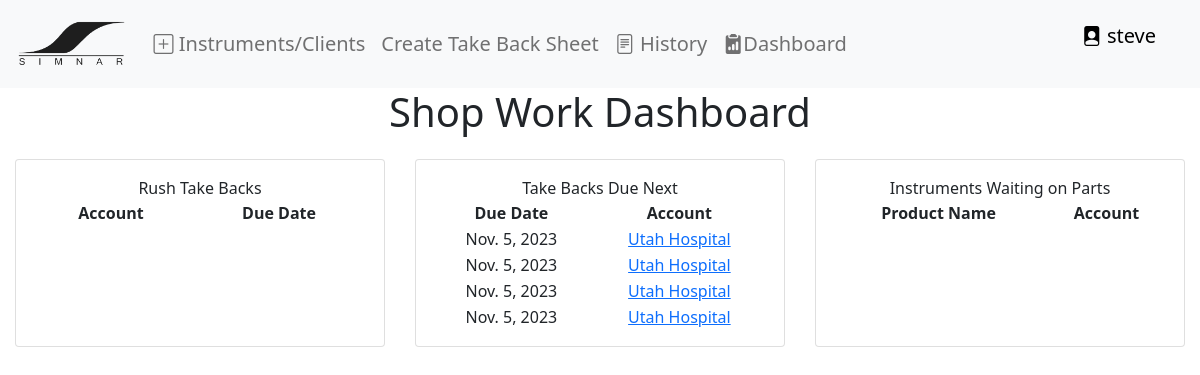
The page /shopWorkDashboard/ (signed in) on the database as committed earlier.
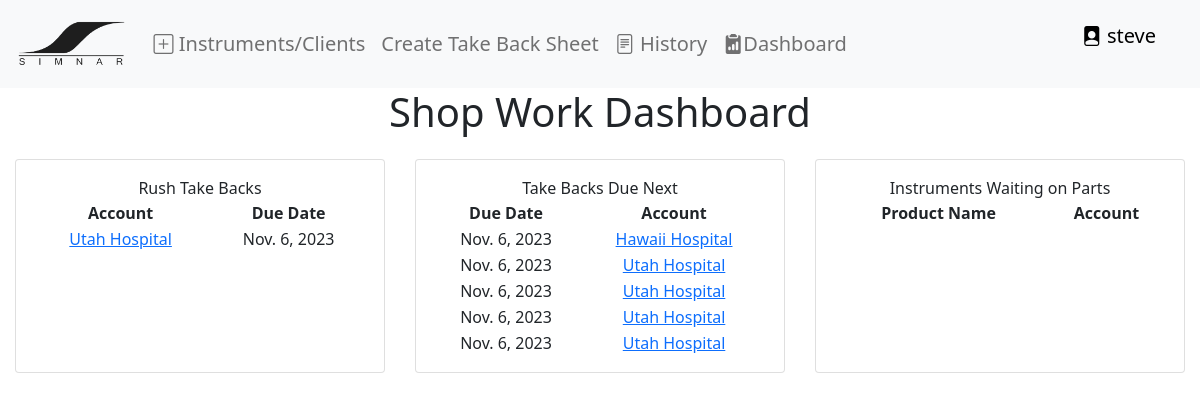
The same page on the database as committed later.
### invoice/models.py (models this page shows, shortened)
class WorkOrders(models.Model):
    STATUS_CHOICES = [
        ('Waiting_on_Assignment', 'Waiting on Assignment'),
        ('Being_Worked_On', 'Being Worked On'),
        ('Ready', 'Ready'),
        ('Delivered', 'Delivered'),
        ('Rush', 'Rush'),
    ]
    workOrder_num = models.AutoField(primary_key=True)
    client = models.ForeignKey(Client, on_delete=models.CASCADE)
    workOrder_date = models.DateField()
    items = models.ManyToManyField(Product, through='WorkorderItem', blank=True)
    status = models.CharField(max_length=25, choices=STATUS_CHOICES, default="Waiting_on_Assignment")
    created_at = models.DateTimeField(auto_now_add=True)
    is_rush = models.BooleanField(default=False)
    return_by = models.DateField(null=True, default=None)
    quote_required = models.BooleanField(default=False)
    specialInstructions = models.CharField(max_length=250, default="", null=True, blank=True)
    created_by = models.CharField(max_length=100, blank=True, null=True)
    color = models.CharField(max_length=100, blank=True, null=True)
    account_contact = models.ForeignKey(ClientContact, on_delete=models.CASCADE, null=True, blank=True)

class Client(models.Model):
    name = models.CharField(max_length=100)
    email = models.EmailField()
    phone = models.CharField(max_length=20)
    address = models.TextField()
    tax = models.FloatField(max_length=10, default= 0.0)
    created_by = models.CharField(max_length=100, blank=True, null=True)
    tax = models.FloatField(default=0.0)
    def __str__(self):
        return self.name

### trackingCard/views.py (the view)
# urls.py: path('shopWorkDashboard/', trackingCardViews.shopWorkDashboard, name='shopWorkDashboard'),
@login_required(login_url='invoice:loginPage')
def shopWorkDashboard(request):
    latest_workOrders = WorkOrders.objects.order_by('-created_at')[:5]
    rush_workOrders = WorkOrders.objects.filter(status='Rush')
    instruments_waiting_on_parts = WorkOrderItem.objects.filter(status="Parts_On_Order")
    context = {
        'latest_workOrders': latest_workOrders,
        'instruments_waiting_on_parts': instruments_waiting_on_parts,
        'rush_workOrders': rush_workOrders
    }
    return render(request, 'tracking/shopWorkDashboard.html', context)

### trackingCard/templates/tracking/shopWorkDashboard.html (shortened to what this page needs)
{% extends "base/base.html" %}
{% block content %}
<h1 style="text-align: center;">Shop Work Dashboard</h1>
<div class="row" style="text-align: center;">
    <div class="col-2 card card-body" style="margin: 15px;">
        <div>Rush Take Backs</div>
        <table>
            <thead>
                <tr>
                    <th>Account</th>
                    <th>Due Date</th>
                </tr>
            </thead>
            <tbody>
                {% for r in rush_workOrders %}
                    <tr>
                        <td><a href="{% url 'invoice:workOrderView' r.workOrder_num %}">{{ r.client }}</a></td>
                        <td>{{ r.return_by }}</td>
                    </tr>
                {% endfor %}
            </tbody>
        </table>
    </div>
    <div class="col-2 card card-body" style="margin: 15px;">
        <div>Take Backs Due Next</div>
        <table>
            <thead>
                <tr>
                    <th>Due Date</th>
                    <th>Account</th>
                </tr>
            </thead>
            <tbody>
                {% for workOrder in latest_workOrders %}
                    <tr>
                        <td>{{ workOrder.return_by }}</td>
                        <td><a href="{% url 'invoice:workOrderView' workOrder.workOrder_num %}">{{ workOrder.client }} </a></td>
                    </tr>
                {% endfor %}
            </tbody>
        </table>
    </div>
    <div class="col-2 card card-body" style="margin: 15px;">
        <div>Instruments Waiting on Parts</div>
        <table>
            <thead>
                <tr>
                    <th>Product Name</th>
                    <th>Account</th>
                </tr>
            </thead>
        </table>
    </div>
</div>
{% endblock content %}

Rows that differ between the two databases and show on the page:
no longer on this page (row edited): WorkOrders: return_by "Nov. 5, 2023", client "Utah Hospital", shown under "Shop Work Dashboard"
no longer on this page (row unchanged): WorkOrders: return_by "Nov. 5, 2023", client "Utah Hospital", shown under "Shop Work Dashboard"
no longer on this page (row unchanged): WorkOrders: return_by "Nov. 5, 2023", client "Utah Hospital", shown under "Shop Work Dashboard"
no longer on this page (row unchanged): WorkOrders: return_by "Nov. 5, 2023", client "Utah Hospital", shown under "Shop Work Dashboard"
added WorkOrders: client "Utah Hospital", return_by "Nov. 6, 2023"
added WorkOrders: return_by "Nov. 6, 2023", client "Hawaii Hospital"
added WorkOrders: return_by "Nov. 6, 2023", client "Utah Hospital"
added WorkOrders: return_by "Nov. 6, 2023", client "Utah Hospital"
added WorkOrders: return_by "Nov. 6, 2023", client "Utah Hospital"
